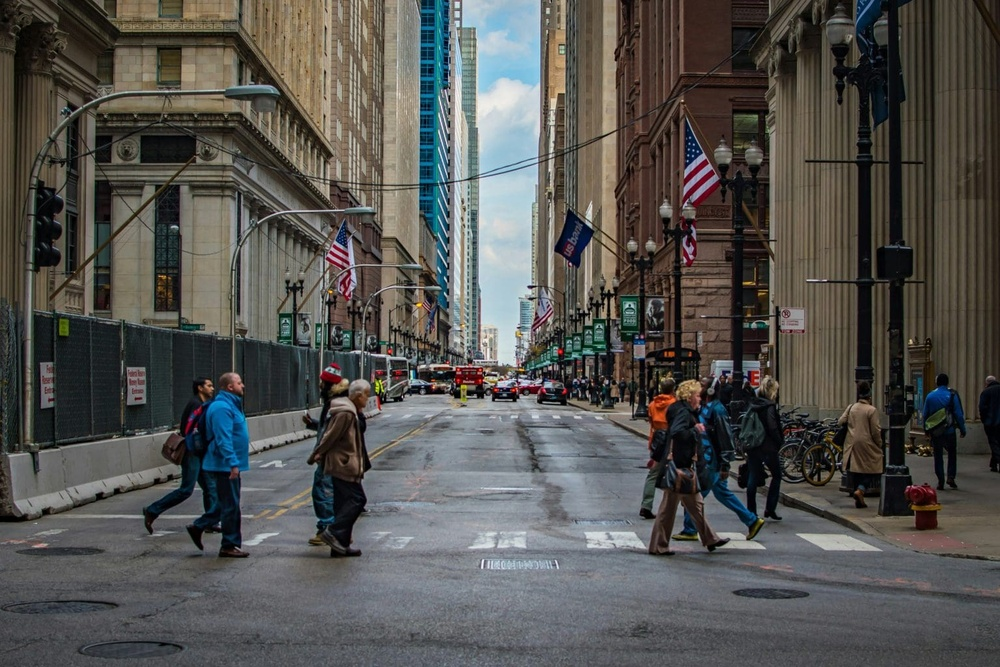
#> input picture images/people.jpg, 1000 x 667 px, shrunk from 1536 x 1024 before the run
$ python 1_hog_detection.py
#> lines starting #> are read from the running program, lines starting #| are printed output that depends on the picture; after the words box and inside, x2 and y2 are one past the last pixel; in counts of white or black regions, pixels touching at a corner belong together

import cv2

# Load the image and convert it to grayscale
img = cv2.imread('../images/people.jpg')
#> img is the input picture: shape (667, 1000, 3); mean B, G, R 80.2, 83.4, 84.5

hog = cv2.HOGDescriptor()
hog.setSVMDetector(cv2.HOGDescriptor_getDefaultPeopleDetector())

# Detect people in the image
locations, confidence = hog.detectMultiScale(img)
#> locations = [[903, 359, 81, 162], [624, 366, 109, 217], [161, 348, 118, 236], [712, 349, 106, 211], [282, 349, 122, 244]]; confidence = [2.87, 1.17, 2.22, 0.72, 1.03]

# Draw rectangles around the detected people
red=(0, 0, 255)
for (x, y, w, h) in locations:
    cv2.rectangle(img, (x, y), (x + w, y + h), red, 5)
#> this loop made 5 passes
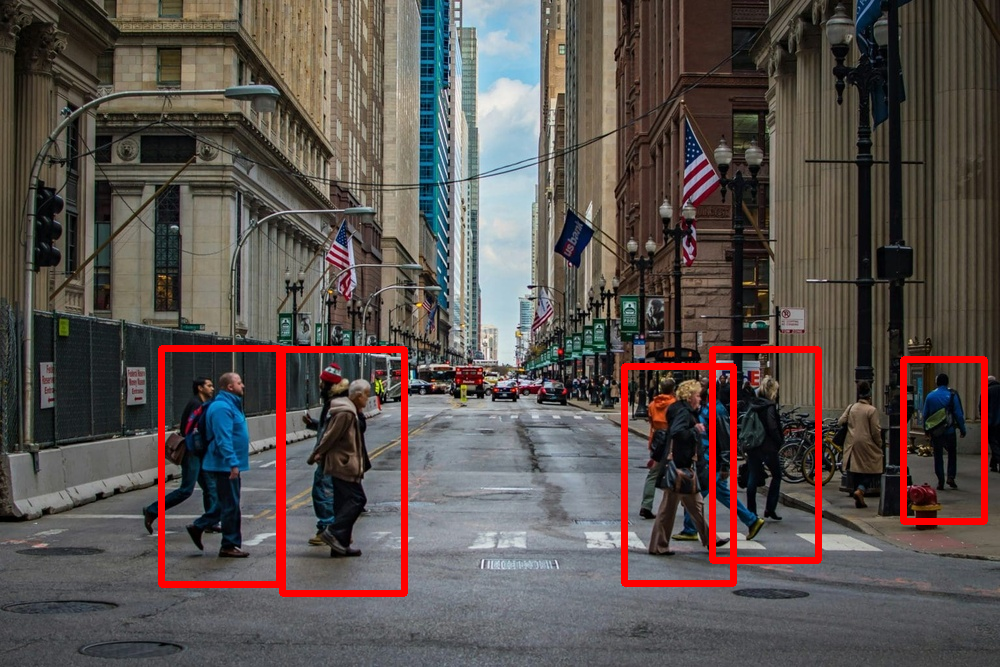
#> img: shape (667, 1000, 3); 3.2% of pixels changed, all inside (x1, y1, x2, y2) = (158, 345, 988, 597)

# Display the image with detected people
cv2.imshow('People', img)
cv2.waitKey(0)
cv2.destroyAllWindows()
